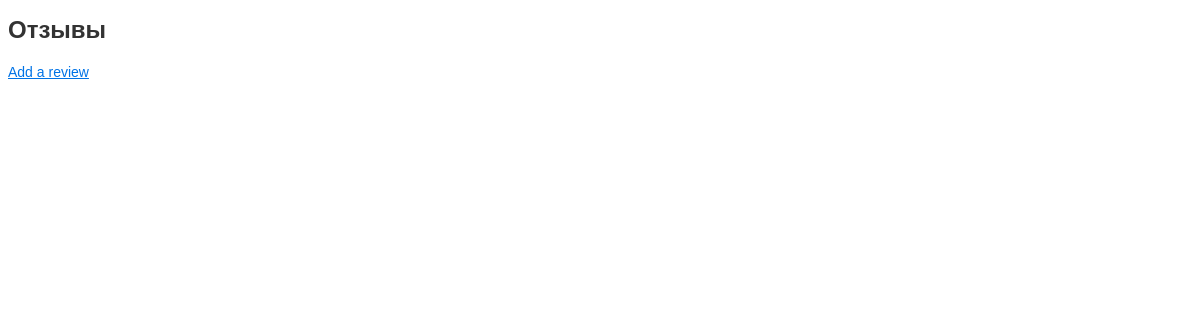
The page /review/ on the database as committed earlier.
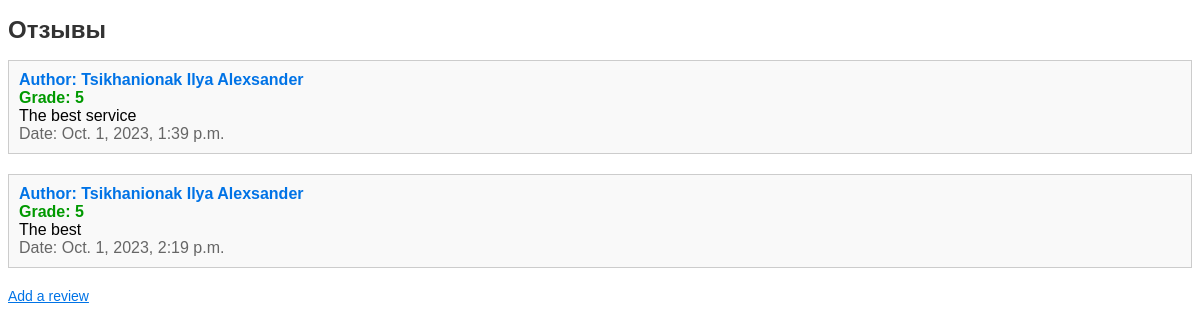
The same page on the database as committed later.
### review/models.py (models this page shows, shortened)
class Review(models.Model):
    author = models.ForeignKey(Client, on_delete=models.CASCADE)
    rating = models.PositiveIntegerField(default=5, validators=[MinValueValidator(1), MaxValueValidator(5)])
    text = models.TextField()
    date = models.DateTimeField(auto_now_add=True)

### EstateAgency/models.py (models this page shows)
class Client(AbstractUser):
    first_name = models.CharField(max_length=100)
    last_name = models.CharField(max_length=100)
    patronymic = models.CharField(max_length=100)
    birth_date = models.DateField()
    phone_number = models.CharField(max_length=20)
    def __str__(self):
        return f"{self.last_name} {self.first_name} {self.patronymic}"

### review/views.py (the view)
# urls.py: path('', views.review_list, name='home'),
def review_list(request):
    reviews = Review.objects.all()
    context = {'reviews': reviews}
    return render(request, 'review.html', context)

### review/templates/review.html (shortened to what this page needs)
<!DOCTYPE html>
<html>
<head>
    <link rel="stylesheet" type="text/css" href="/static/css/review.css">
</head>
<body>
    <h1>Отзывы</h1>
    <ul>
        {% for review in reviews %}
        <li itemscope itemtype="http://schema.org/Review">
            <p itemprop="author">Author: {{ review.author }}</p>
            <p itemprop="reviewRating" itemscope itemtype="http://schema.org/Rating">
                Grade: <span itemprop="ratingValue">{{ review.rating }}</span>
            </p>
            <p itemprop="reviewBody">{{ review.text }}</p>
            <p itemprop="datePublished">Date: {{ review.date }}</p>
        </li>
        {% endfor %}
    </ul>
    {% if user.is_authenticated %}
    <label onclick="window.location.href='{%url 'profile_user:profile' %}';">Add a review</label>
    {% else %}
    <label onclick="window.location.href='{%url 'auth_user:register' %}';">Add a review</label>
    {% endif %}
</body>
</html>

### static/css/review.css (style rules this page uses)
h1 { font-family: Arial, sans-serif; font-size: 24px; color: #333; }
ul { list-style: none; padding: 0; }
li { font-family: Arial, sans-serif; font-size: 16px; margin-bottom: 20px; border: 1px solid #ccc; padding: 10px; background-color: #f9f9f9; }
p[itemprop="author"] { font-weight: bold; color: #0073e6; margin: 0; }
p[itemprop="reviewRating"] { font-weight: bold; color: #009900; margin: 0; }
p[itemprop="reviewBody"] { margin: 0; }
p[itemprop="datePublished"] { color: #666; margin: 0; }
label { font-family: Arial, sans-serif; font-size: 14px; color: #0073e6; text-decoration: underline; cursor: pointer; display: block; margin-top: 20px; }

Rows that differ between the two databases and show on the page:
added Review: author "Tsikhanionak Ilya Alexsander", rating "5", text "The best service", date "Oct. 1, 2023, 1:39 p.m."
added Review: author "Tsikhanionak Ilya Alexsander", rating "5", text "The best", date "Oct. 1, 2023, 2:19 p.m."
